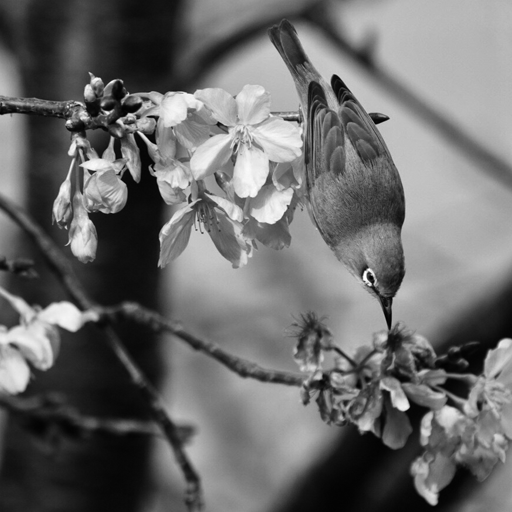
%> input picture HW2/Bird 1.tif, 512 x 512 px
$ octave hw2_0510894.m   (GNU Octave 9; MATLAB toolbox functions it lacks are replaced by stand-ins)
%> lines starting %> are read from the running program, lines starting %| are printed output that depends on the picture
%%%%%%%%%%% load image %%%%%%%%%%%%%%%
Img=imread('Bird 1.tif');
%> Img is the input picture: size 512x512 uint8; min 0, max 255, mean 106.7
%%%%%%%%%%% DFT %%%%%%%%%%%%%%%
F = fft2(Img,512,512);
%%%%%%%%%%% DFT magnitude %%%%%%%%%%%%%%%
S = abs(F);
%%%%%%%%%%% get the centered spectrume %%%%%%%%%%%%%%%
Fsh = fftshift(F);
%%%%%%%%%%% apply log transform %%%%%%%%%%%%%%%
S2 = log(1+abs(Fsh));
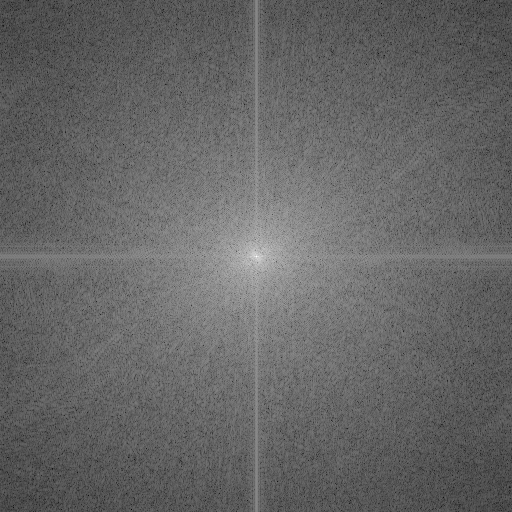
%> S2: size 512x512 double; min 1.26, max 17.15, mean 7.63; drawn with min black and max white
%%%%%%%%%%% plot fourier magnitude with log scale %%%%%%%%%%%%%%%
figure
imshow(S2,[]);title('log transformed Image')
saveas(gcf,'log transformed Image','png');
%%%%%%%%%%% plot phase spectrum after centering %%%%%%%%%%%%%%%
figure
imshow(angle(Fsh),[]),title('phase Image')
%> after `imshow(angle(Fsh),[])`:
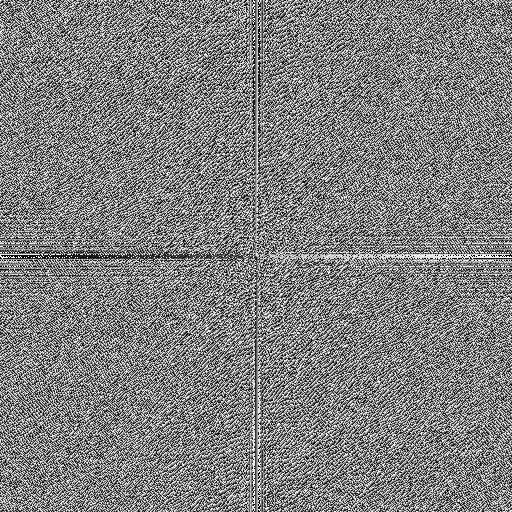
%> displayed picture: size 512x512, on the screen's scale of 0 to 255; min 0, max 255, mean 127.5
saveas(gcf,'phase Image','png');
%%%%%%%%%%% obtain largest 25 DFT %%%%%%%%%%%%%%%
temp = abs(Fsh);
linearIndexesOfMaxes = zeros(25,1);
Maxes = zeros(25,3);
for i = 1:25
    [maxValue, linearIndexes] = max(temp(:));
    Maxes(i,3) = maxValue;
    [rowsOfMaxes colsOfMaxes] = find(temp == maxValue);
    Maxes(i,1) = rowsOfMaxes(1,1);
    Maxes(i,2) = colsOfMaxes(1,1);
    temp(Maxes(i,1), Maxes(i,2)) = -inf;
end
%> this loop made 25 passes
%> (maxValue, linearIndexes, rowsOfMaxes, colsOfMaxes) on passes 1 to 12: (27969071, 131329, 257, 257), (4463423.5, 130305, [257; 257], [255; 259]), (4463423.5, 132353, 257, 259), (4054158.5, 130817, 257, 256), (4054158.5, 131841, 257, 258), (3579394.3, 131328, [256; 258], [257; 257]), (3579394.3, 131330, 258, 257), (1983537.4, 130814, [254; 260], [256; 258]), (1983537.4, 131844, 260, 258), (1560383, 128257, 257, 251), (1560383, 134401, 257, 263), (1494280.2, 129792, [256; 258], [254; 260])
%> (maxValue, linearIndexes, colsOfMaxes) on pass 24: (1339094.2, 130303, [255; 259])
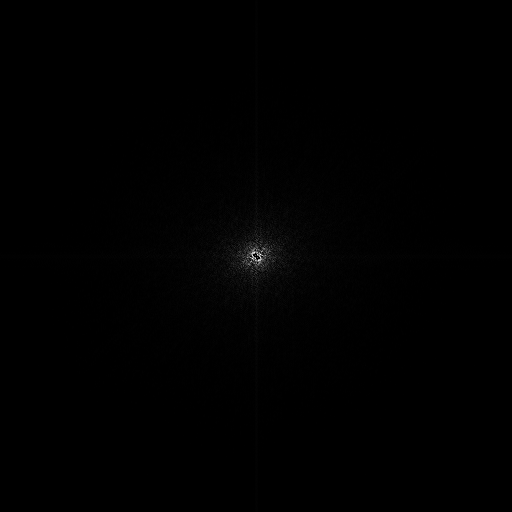
%> temp: size 512x512 double; 0.01% of the values are NaN or infinite; the others: min 2.52, max 1323957.4, mean 5713.1; drawn with min black, max white, NaN and infinite black
%> after the loop, Maxes = 25 rows, first 12: [257 257 27969071; 257 255 4463423.5; 257 259 4463423.5; 257 256 4054158.5; 257 258 4054158.5; 256 257 3579394.3; 258 257 3579394.3; 254 256 1983537.4; 260 258 1983537.4; 257 251 1560383; 257 263 1560383; 256 254 1494280.2]
